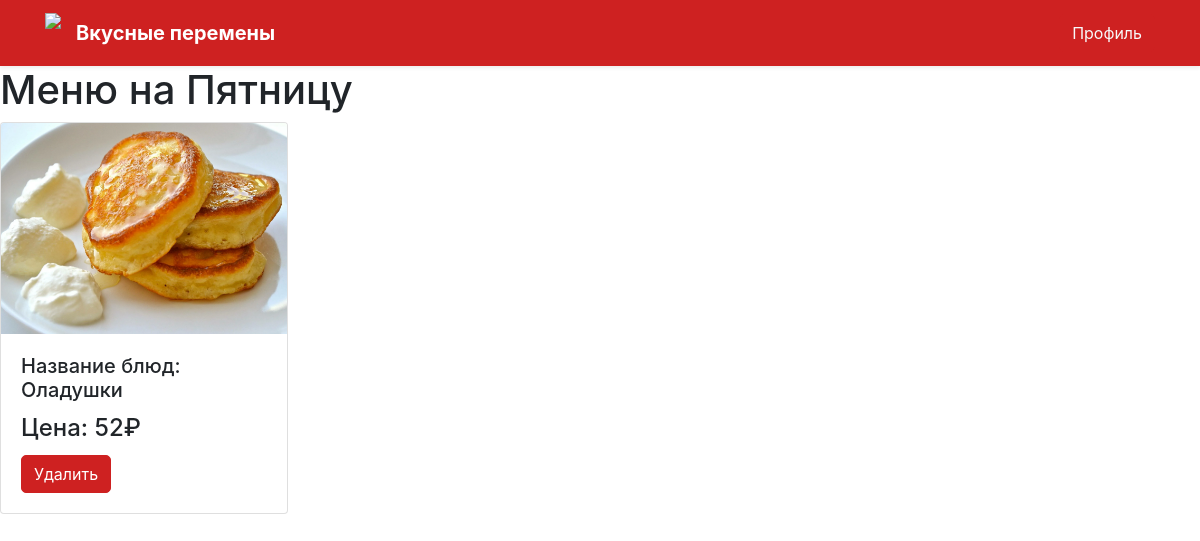
/breakfast (signed in), run on the app's committed database.
### data/dishes.py (models this page shows, shortened)
class Dishes(SqlAlchemyBase):
    __tablename__ = 'dishes'
    id = sqlalchemy.Column(sqlalchemy.Integer, primary_key=True, autoincrement=True)
    name = sqlalchemy.Column(sqlalchemy.String, nullable=False)
    time = sqlalchemy.Column(sqlalchemy.String, nullable=False)
    price = sqlalchemy.Column(sqlalchemy.String, nullable=False)
    photo = sqlalchemy.Column(sqlalchemy.String, nullable=False)

### main.py (the view)
@app.route('/breakfast')
@login_required
def breakfast():
    db_sess = db_session.create_session()
    dishes = db_sess.query(Dishes).filter(Dishes.time == 'утреннее меню').all()
    return render_template("menu.html", dishes=dishes, day=day)

### data/db_session.py (called while the page is built)
def create_session() -> Session:
    global __factory
    return __factory()

### main.py (called while the page is built)
@login_manager.user_loader
def load_user(user_id):
    db_sess = db_session.create_session()
    return db_sess.query(User).get(user_id)

### templates/menu.html (shortened to what this page needs)
<!DOCTYPE html>
<html>
<head>
    <link rel="stylesheet" href="https://cdn.jsdelivr.net/npm/bootstrap@4.1.3/dist/css/bootstrap.min.css"
>
</head>
<body>
<header>
    <div class="navbar navbar-dark shadow-sm">
        <div class="container d-flex justify-content-between">
            <a href="/" class="navbar-brand d-flex align-items-center">
                <img src="{{ url_for('static', filename='img/logo.png') }}" weight="40" height="40"
                     class="d-inline-block align-text-top">
                <strong class="page-name">Вкусные перемены</strong>
            </a>
            <a href="profile" class="btn btn-outline-light">Профиль</a>
        </div>
    </div>
</header>
<h1>Меню на {{day}}</h1>
{% for i in dishes %}
<div class="card" style="width: 18rem;">
    <img src="{{ url_for('static', filename=i.photo) }}" class="card-img-top" alt="изображение блюда">
    <div class="card-body">
        <h5 class="card-title">Название блюд: {{ i.name }}</h5>
        <h4 class="card-title">Цена: {{ i.price }}₽</h4>
        {% if current_user.role == 'cook' or current_user.role == 'admin' %}
        <a href="/dish_delete/{{ i.id }}" class="btn btn-danger">
            Удалить
        </a>
        {% endif %}
    </div>
</div>
{% endfor %}
</body>
</html>

### templates/menu.html (style rules this page uses)
.page-name { margin-left: 15px; }
body { background-color: white; }
.navbar { background-color: rgb(206, 33, 33) }
.btn { background-color: rgb(206, 33, 33); border-color: rgb(206, 33, 33); border-radius: 5px; transition: border-radius 0.5s ease-in; }

### data on the page
Dishes: photo (picture), name "Оладушки", price "52"

### other printed values
{{ day }} "Пятницу"
